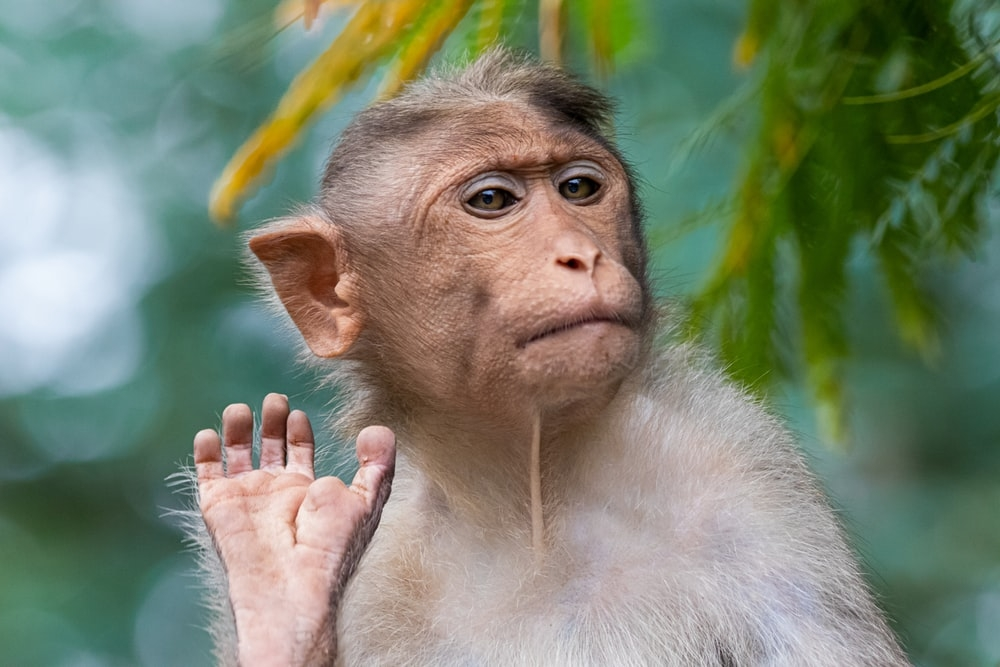
#> input picture Part 2/backend/src/input.jpg, 1000 x 667 px
$ python -i output.py   (imports and definitions only)
#> lines starting #> are read from the running program, lines starting #| are printed output that depends on the picture; after the words box and inside, x2 and y2 are one past the last pixel; in counts of white or black regions, pixels touching at a corner belong together
#required imports
import matplotlib
from mpl_toolkits import mplot3d
from matplotlib import pyplot as plt
from matplotlib import cm
from matplotlib import image as mpimg
from matplotlib.pyplot import figure
from cv2 import cv2
import numpy as np


def cartoonifier(imagepath):

    #TO DO
    #step 1
    #Use bilateral filter for edge-aware smoothing.


#> called with imagepath = 'input.jpg'
    num_down = 1 # number of downsampling steps
    num_bilateral = 4 # number of bilateral filtering steps

    img = cv2.imread(imagepath)
#> img is the input picture: shape (667, 1000, 3); mean B, G, R 110.6, 130.4, 121.5
    img = cv2.cvtColor(img, cv2.COLOR_BGR2RGB)
    # downsample image using Gaussian pyramid(see opencv 'pyrDown()' function)
    for i in range (num_down):
        img = cv2.pyrDown(img)

    # repeatedly apply small bilateral filter instead of
    # applying one large filter
    for i in range (num_bilateral):
        img = cv2.bilateralFilter(img, 15, 75, 75)
#> this loop made 4 passes
#> pass 2, in cartoonifier, `img = cv2.bilateralFilter(img, 15, 75, 75)`:
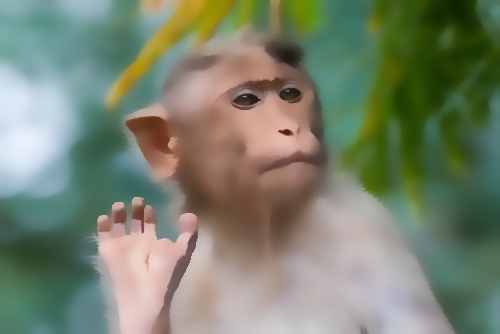
#> img: shape (334, 500, 3); mean R, G, B 121.5, 130.5, 110.7

    # upsample image to original size (see opencv 'pyrUp()' function)
    for i in range (num_down):
        bilateralImg = cv2.pyrUp(img)

    #plt.imshow(bilateralImg)


    # ## Step#2
    # ### In this step we will blur the original image. This is considered as a pre-processing step before we move on towards the edge detection step. We will apply a median filter on the image, which replaces each pixel value with the median value of all the pixels in a small neighborhood.

    # In[5]:


    #TO DO
    #step 2
    # convert to grayscale and apply median blur
    img = cv2.imread(imagepath)
    grayImg = cv2.cvtColor(img, cv2.COLOR_BGR2GRAY)
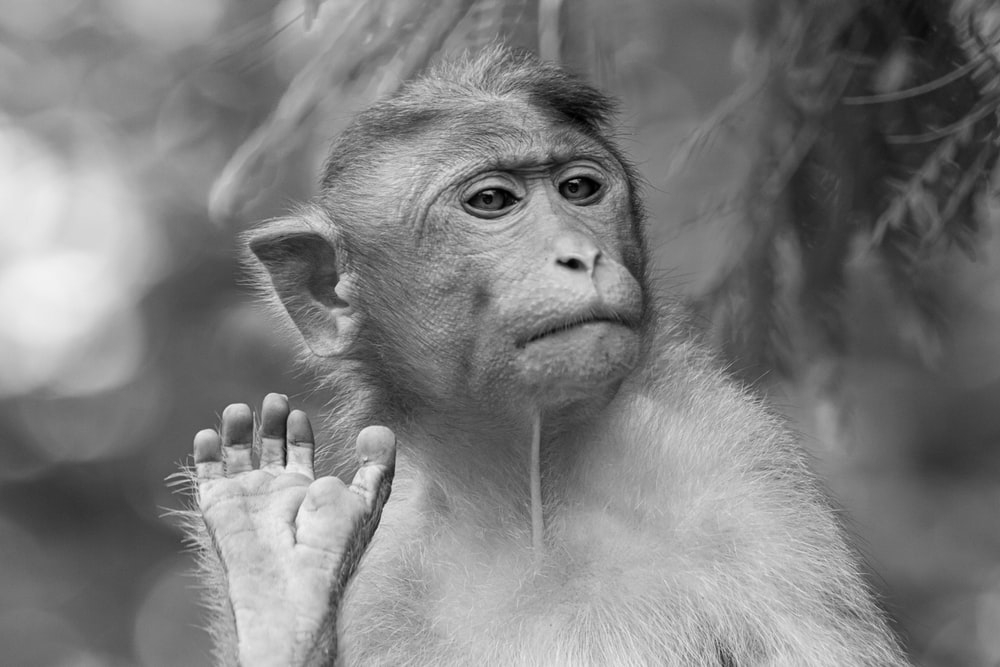
#> grayImg: shape (667, 1000); min 0, max 244, mean 125.5
    medianBlurImg = cv2.medianBlur(grayImg, 5)

    #plt.imshow(medianBlurImg, cmap = 'gray')


    # ## Step#3
    #
    # ### In this step we will create an edge mask from the output produced in step#2 using adaptive thresholding

    # In[14]:


    #TO DO
    #step 3
    # detect and enhance edges(see opencv 'adaptiveThreshold()' function)
    edgeMask = cv2.adaptiveThreshold(medianBlurImg, 255, cv2.ADAPTIVE_THRESH_GAUSSIAN_C, cv2.THRESH_BINARY, 11, 2,)
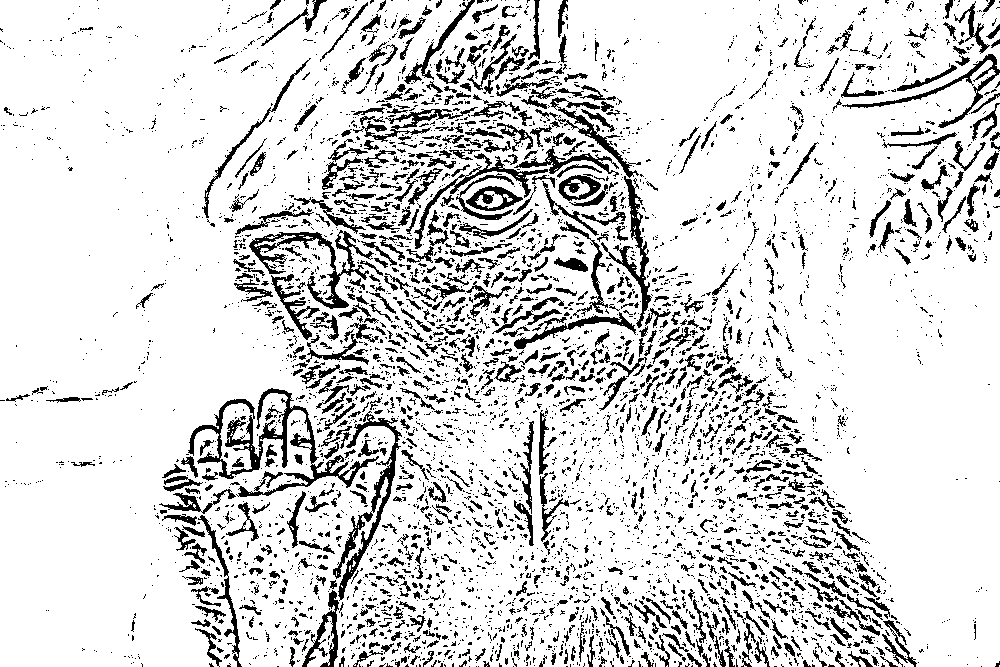
#> edgeMask: shape (667, 1000); 85.2% white; 5052 black regions (4111 under 20 px), largest, box (x1, y1, x2, y2) and area: (188, 388, 379, 497) 3952, (333, 411, 402, 601) 2140, (249, 230, 374, 309) 2066
    #plt.imshow(edgeMask, cmap = 'gray')


    # ## Final Step
    #
    # ### In this step we will combine the output produced in step#1 and step#3 using a bitwise and operator to produce our final output.(Note: You need to convert output from step#3 to color first)

    # In[40]:


    #TO DO
    #Final Step
    # convert back to color, bit-AND with color image
    finalMask = cv2.cvtColor(edgeMask, cv2.COLOR_GRAY2RGB)

    (x1, y1, z1) = bilateralImg.shape
#> x1 = 668; y1 = 1000; z1 = 3
    (x2, y2, z2) = finalMask.shape
#> x2 = 667; y2 = 1000; z2 = 3


    if x1 > x2:
        bilateralImg = np.delete(bilateralImg, x1 - 1, 0)
    elif x2 > x1:
        finalMask = np.delete(finalMask, x2 - 1, 0)

    if y1 > y2:
        bilateralImg = np.delete(bilateralImg, y1 - 1, 1)
    elif y2 > y1:
        finalMask = np.delete(finalMask, y2 - 1, 1)

    finalImg = cv2.bitwise_and(bilateralImg, finalMask, mask = None)
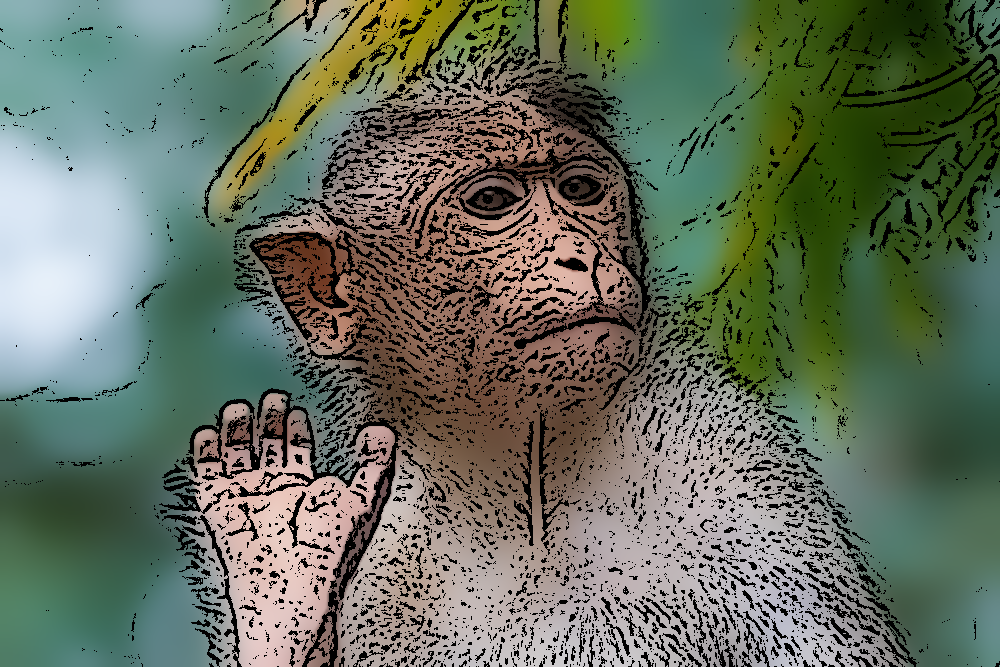
#> finalImg: shape (667, 1000, 3); mean R, G, B 101, 111.6, 94.3

    return finalImg

    # In[ ]:

>>> result = cartoonifier('input.jpg')
